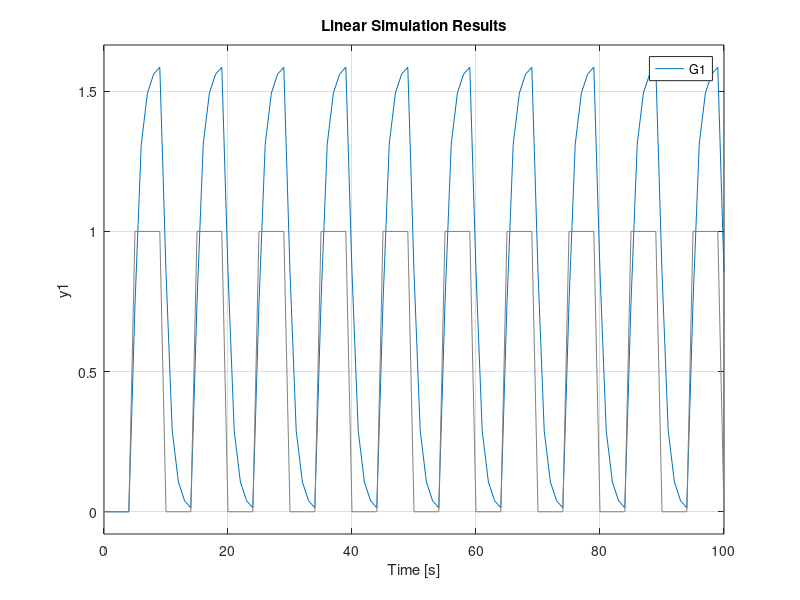

Here is the MATLAB script that generated this plot:
clc;
clear all;
close all;

num=[3 8]; %Numerator
den=[1 6 5]; %Denominator
G1=tf(num,den); %Transfer Function
[r,t]=gensig('square',10,100,1); %Generate Square wave input
lsim(G1,r,t); %Plot transfer function output and square wave input vs. time